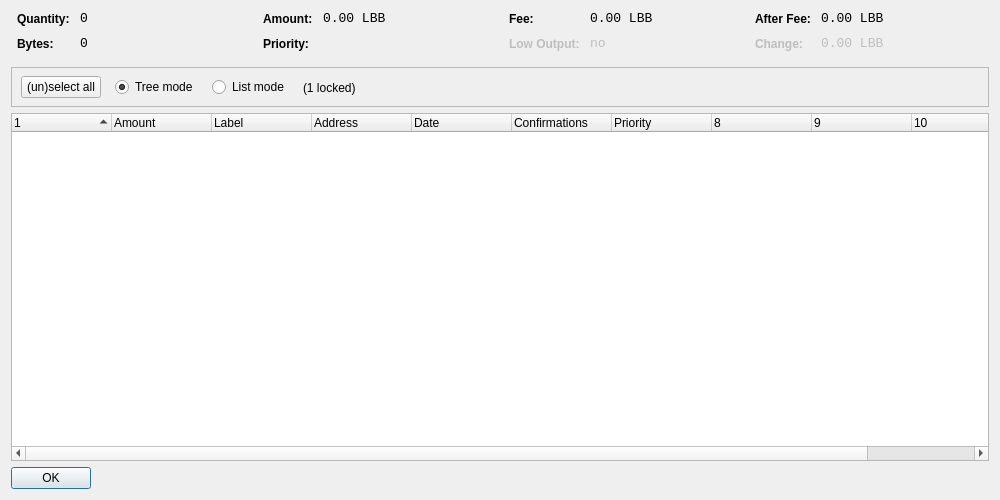
<?xml version="1.0" encoding="UTF-8"?>
<ui version="4.0">
 <class>CoinControlDialog</class>
 <widget class="QDialog" name="CoinControlDialog">
  <property name="geometry">
   <rect>
    <x>0</x>
    <y>0</y>
    <width>1000</width>
    <height>500</height>
   </rect>
  </property>
  <property name="windowTitle">
   <string>Coin Control</string>
  </property>
  <layout class="QVBoxLayout" name="verticalLayout">
   <item>
    <layout class="QHBoxLayout" name="horizontalLayoutTop" stretch="0,0,0,0">
     <property name="topMargin">
      <number>0</number>
     </property>
     <property name="bottomMargin">
      <number>10</number>
     </property>
     <item>
      <layout class="QFormLayout" name="formLayoutCoinControl1">
       <property name="horizontalSpacing">
        <number>10</number>
       </property>
       <property name="verticalSpacing">
        <number>10</number>
       </property>
       <property name="leftMargin">
        <number>6</number>
       </property>
       <property name="rightMargin">
        <number>6</number>
       </property>
       <item row="0" column="0">
        <widget class="QLabel" name="labelCoinControlQuantityText">
         <property name="styleSheet">
          <string notr="true">font-weight:bold;</string>
         </property>
         <property name="text">
          <string>Quantity:</string>
         </property>
        </widget>
       </item>
       <item row="0" column="1">
        <widget class="QLabel" name="labelCoinControlQuantity">
         <property name="font">
          <font>
           <family>Monospace</family>
           <pointsize>10</pointsize>
          </font>
         </property>
         <property name="cursor">
          <cursorShape>IBeamCursor</cursorShape>
         </property>
         <property name="contextMenuPolicy">
          <enum>Qt::ActionsContextMenu</enum>
         </property>
         <property name="text">
          <string notr="true">0</string>
         </property>
         <property name="textInteractionFlags">
          <set>Qt::LinksAccessibleByMouse|Qt::TextSelectableByKeyboard|Qt::TextSelectableByMouse</set>
         </property>
        </widget>
       </item>
       <item row="1" column="0">
        <widget class="QLabel" name="labelCoinControlBytesText">
         <property name="styleSheet">
          <string notr="true">font-weight:bold;</string>
         </property>
         <property name="text">
          <string>Bytes:</string>
         </property>
        </widget>
       </item>
       <item row="1" column="1">
        <widget class="QLabel" name="labelCoinControlBytes">
         <property name="font">
          <font>
           <family>Monospace</family>
           <pointsize>10</pointsize>
          </font>
         </property>
         <property name="cursor">
          <cursorShape>IBeamCursor</cursorShape>
         </property>
         <property name="contextMenuPolicy">
          <enum>Qt::ActionsContextMenu</enum>
         </property>
         <property name="text">
          <string notr="true">0</string>
         </property>
         <property name="textInteractionFlags">
          <set>Qt::LinksAccessibleByMouse|Qt::TextSelectableByKeyboard|Qt::TextSelectableByMouse</set>
         </property>
        </widget>
       </item>
      </layout>
     </item>
     <item>
      <layout class="QFormLayout" name="formLayoutCoinControl2">
       <property name="horizontalSpacing">
        <number>10</number>
       </property>
       <property name="verticalSpacing">
        <number>10</number>
       </property>
       <property name="leftMargin">
        <number>6</number>
       </property>
       <property name="rightMargin">
        <number>6</number>
       </property>
       <item row="0" column="0">
        <widget class="QLabel" name="labelCoinControlAmountText">
         <property name="styleSheet">
          <string notr="true">font-weight:bold;</string>
         </property>
         <property name="text">
          <string>Amount:</string>
         </property>
        </widget>
       </item>
       <item row="0" column="1">
        <widget class="QLabel" name="labelCoinControlAmount">
         <property name="font">
          <font>
           <family>Monospace</family>
           <pointsize>10</pointsize>
          </font>
         </property>
         <property name="cursor">
          <cursorShape>IBeamCursor</cursorShape>
         </property>
         <property name="contextMenuPolicy">
          <enum>Qt::ActionsContextMenu</enum>
         </property>
         <property name="text">
          <string notr="true">0.00 LBB</string>
         </property>
         <property name="textInteractionFlags">
          <set>Qt::LinksAccessibleByMouse|Qt::TextSelectableByKeyboard|Qt::TextSelectableByMouse</set>
         </property>
        </widget>
       </item>
       <item row="1" column="0">
        <widget class="QLabel" name="labelCoinControlPriorityText">
         <property name="styleSheet">
          <string notr="true">font-weight:bold;</string>
         </property>
         <property name="text">
          <string>Priority:</string>
         </property>
        </widget>
       </item>
       <item row="1" column="1">
        <widget class="QLabel" name="labelCoinControlPriority">
         <property name="font">
          <font>
           <family>Monospace</family>
           <pointsize>10</pointsize>
          </font>
         </property>
         <property name="cursor">
          <cursorShape>IBeamCursor</cursorShape>
         </property>
         <property name="contextMenuPolicy">
          <enum>Qt::ActionsContextMenu</enum>
         </property>
         <property name="text">
          <string/>
         </property>
         <property name="textInteractionFlags">
          <set>Qt::LinksAccessibleByMouse|Qt::TextSelectableByKeyboard|Qt::TextSelectableByMouse</set>
         </property>
        </widget>
       </item>
      </layout>
     </item>
     <item>
      <layout class="QFormLayout" name="formLayoutCoinControl3">
       <property name="horizontalSpacing">
        <number>10</number>
       </property>
       <property name="verticalSpacing">
        <number>10</number>
       </property>
       <property name="leftMargin">
        <number>6</number>
       </property>
       <property name="rightMargin">
        <number>6</number>
       </property>
       <item row="0" column="0">
        <widget class="QLabel" name="labelCoinControlFeeText">
         <property name="styleSheet">
          <string notr="true">font-weight:bold;</string>
         </property>
         <property name="text">
          <string>Fee:</string>
         </property>
        </widget>
       </item>
       <item row="0" column="1">
        <widget class="QLabel" name="labelCoinControlFee">
         <property name="font">
          <font>
           <family>Monospace</family>
           <pointsize>10</pointsize>
          </font>
         </property>
         <property name="cursor">
          <cursorShape>IBeamCursor</cursorShape>
         </property>
         <property name="contextMenuPolicy">
          <enum>Qt::ActionsContextMenu</enum>
         </property>
         <property name="text">
          <string notr="true">0.00 LBB</string>
         </property>
         <property name="textInteractionFlags">
          <set>Qt::LinksAccessibleByMouse|Qt::TextSelectableByKeyboard|Qt::TextSelectableByMouse</set>
         </property>
        </widget>
       </item>
       <item row="1" column="0">
        <widget class="QLabel" name="labelCoinControlLowOutputText">
         <property name="enabled">
          <bool>false</bool>
         </property>
         <property name="styleSheet">
          <string notr="true">font-weight:bold;</string>
         </property>
         <property name="text">
          <string>Low Output:</string>
         </property>
        </widget>
       </item>
       <item row="1" column="1">
        <widget class="QLabel" name="labelCoinControlLowOutput">
         <property name="enabled">
          <bool>false</bool>
         </property>
         <property name="font">
          <font>
           <family>Monospace</family>
           <pointsize>10</pointsize>
          </font>
         </property>
         <property name="cursor">
          <cursorShape>IBeamCursor</cursorShape>
         </property>
         <property name="contextMenuPolicy">
          <enum>Qt::ActionsContextMenu</enum>
         </property>
         <property name="text">
          <string>no</string>
         </property>
         <property name="textInteractionFlags">
          <set>Qt::LinksAccessibleByMouse|Qt::TextSelectableByKeyboard|Qt::TextSelectableByMouse</set>
         </property>
        </widget>
       </item>
      </layout>
     </item>
     <item>
      <layout class="QFormLayout" name="formLayoutCoinControl4">
       <property name="horizontalSpacing">
        <number>10</number>
       </property>
       <property name="verticalSpacing">
        <number>10</number>
       </property>
       <property name="leftMargin">
        <number>6</number>
       </property>
       <property name="rightMargin">
        <number>6</number>
       </property>
       <item row="0" column="0">
        <widget class="QLabel" name="labelCoinControlAfterFeeText">
         <property name="styleSheet">
          <string notr="true">font-weight:bold;</string>
         </property>
         <property name="text">
          <string>After Fee:</string>
         </property>
        </widget>
       </item>
       <item row="0" column="1">
        <widget class="QLabel" name="labelCoinControlAfterFee">
         <property name="font">
          <font>
           <family>Monospace</family>
           <pointsize>10</pointsize>
          </font>
         </property>
         <property name="cursor">
          <cursorShape>IBeamCursor</cursorShape>
         </property>
         <property name="contextMenuPolicy">
          <enum>Qt::ActionsContextMenu</enum>
         </property>
         <property name="text">
          <string notr="true">0.00 LBB</string>
         </property>
         <property name="textInteractionFlags">
          <set>Qt::LinksAccessibleByMouse|Qt::TextSelectableByKeyboard|Qt::TextSelectableByMouse</set>
         </property>
        </widget>
       </item>
       <item row="1" column="0">
        <widget class="QLabel" name="labelCoinControlChangeText">
         <property name="enabled">
          <bool>false</bool>
         </property>
         <property name="styleSheet">
          <string notr="true">font-weight:bold;</string>
         </property>
         <property name="text">
          <string>Change:</string>
         </property>
        </widget>
       </item>
       <item row="1" column="1">
        <widget class="QLabel" name="labelCoinControlChange">
         <property name="enabled">
          <bool>false</bool>
         </property>
         <property name="font">
          <font>
           <family>Monospace</family>
           <pointsize>10</pointsize>
          </font>
         </property>
         <property name="cursor">
          <cursorShape>IBeamCursor</cursorShape>
         </property>
         <property name="contextMenuPolicy">
          <enum>Qt::ActionsContextMenu</enum>
         </property>
         <property name="text">
          <string notr="true">0.00 LBB</string>
         </property>
         <property name="textInteractionFlags">
          <set>Qt::LinksAccessibleByMouse|Qt::TextSelectableByKeyboard|Qt::TextSelectableByMouse</set>
         </property>
        </widget>
       </item>
      </layout>
     </item>
    </layout>
   </item>
   <item>
    <widget class="QFrame" name="frame">
     <property name="minimumSize">
      <size>
       <width>0</width>
       <height>40</height>
      </size>
     </property>
     <property name="frameShape">
      <enum>QFrame::StyledPanel</enum>
     </property>
     <property name="frameShadow">
      <enum>QFrame::Sunken</enum>
     </property>
     <widget class="QWidget" name="horizontalLayoutWidget">
      <property name="geometry">
       <rect>
        <x>10</x>
        <y>0</y>
        <width>781</width>
        <height>41</height>
       </rect>
      </property>
      <layout class="QHBoxLayout" name="horizontalLayoutPanel" stretch="0,0,0,0,0">
       <property name="spacing">
        <number>14</number>
       </property>
       <item>
        <widget class="QPushButton" name="pushButtonSelectAll">
         <property name="sizePolicy">
          <sizepolicy hsizetype="Maximum" vsizetype="Fixed">
           <horstretch>0</horstretch>
           <verstretch>0</verstretch>
          </sizepolicy>
         </property>
         <property name="text">
          <string>(un)select all</string>
         </property>
        </widget>
       </item>
       <item>
        <widget class="QRadioButton" name="radioTreeMode">
         <property name="sizePolicy">
          <sizepolicy hsizetype="Maximum" vsizetype="Fixed">
           <horstretch>0</horstretch>
           <verstretch>0</verstretch>
          </sizepolicy>
         </property>
         <property name="text">
          <string>Tree mode</string>
         </property>
         <property name="checked">
          <bool>true</bool>
         </property>
        </widget>
       </item>
       <item>
        <widget class="QRadioButton" name="radioListMode">
         <property name="sizePolicy">
          <sizepolicy hsizetype="Maximum" vsizetype="Fixed">
           <horstretch>0</horstretch>
           <verstretch>0</verstretch>
          </sizepolicy>
         </property>
         <property name="text">
          <string>List mode</string>
         </property>
        </widget>
       </item>
       <item>
        <widget class="QLabel" name="labelLocked">
         <property name="text">
          <string>(1 locked)</string>
         </property>
        </widget>
       </item>
       <item>
        <spacer name="horizontalSpacer">
         <property name="orientation">
          <enum>Qt::Horizontal</enum>
         </property>
         <property name="sizeHint" stdset="0">
          <size>
           <width>40</width>
           <height>20</height>
          </size>
         </property>
        </spacer>
       </item>
      </layout>
     </widget>
    </widget>
   </item>
   <item>
    <widget class="CoinControlTreeWidget" name="treeWidget">
     <property name="contextMenuPolicy">
      <enum>Qt::CustomContextMenu</enum>
     </property>
     <property name="sortingEnabled">
      <bool>false</bool>
     </property>
     <property name="columnCount">
      <number>11</number>
     </property>
     <attribute name="headerShowSortIndicator" stdset="0">
      <bool>true</bool>
     </attribute>
     <attribute name="headerStretchLastSection">
      <bool>false</bool>
     </attribute>
     <column>
      <property name="text">
       <string/>
      </property>
     </column>
     <column>
      <property name="text">
       <string>Amount</string>
      </property>
     </column>
     <column>
      <property name="text">
       <string notr="true">Label</string>
      </property>
     </column>
     <column>
      <property name="text">
       <string>Address</string>
      </property>
     </column>
     <column>
      <property name="text">
       <string>Date</string>
      </property>
     </column>
     <column>
      <property name="text">
       <string>Confirmations</string>
      </property>
      <property name="toolTip">
       <string>Confirmed</string>
      </property>
     </column>
     <column>
      <property name="text">
       <string>Priority</string>
      </property>
     </column>
     <column>
      <property name="text">
       <string/>
      </property>
     </column>
     <column>
      <property name="text">
       <string/>
      </property>
     </column>
     <column>
      <property name="text">
       <string/>
      </property>
     </column>
     <column>
      <property name="text">
       <string/>
      </property>
     </column>
    </widget>
   </item>
   <item>
    <widget class="QDialogButtonBox" name="buttonBox">
     <property name="sizePolicy">
      <sizepolicy hsizetype="Maximum" vsizetype="Fixed">
       <horstretch>0</horstretch>
       <verstretch>0</verstretch>
      </sizepolicy>
     </property>
     <property name="orientation">
      <enum>Qt::Horizontal</enum>
     </property>
     <property name="standardButtons">
      <set>QDialogButtonBox::Ok</set>
     </property>
    </widget>
   </item>
  </layout>
 </widget>
 <customwidgets>
  <customwidget>
   <class>CoinControlTreeWidget</class>
   <extends>QTreeWidget</extends>
   <header>coincontroltreewidget.h</header>
  </customwidget>
 </customwidgets>
 <resources/>
 <connections/>
</ui>
